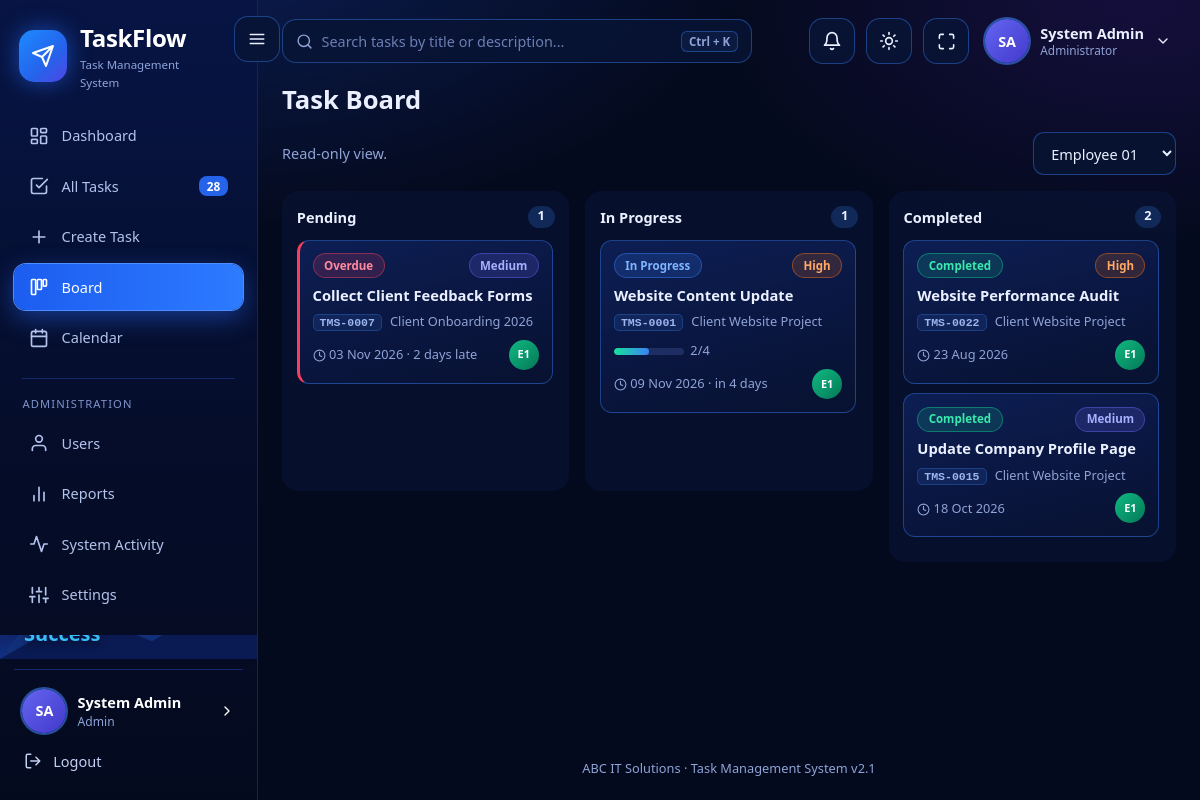
The app's page /tasks/board.php?emp=4 (signed in) with its own data.
### tables this page shows
CREATE TABLE users (
  id INT AUTO_INCREMENT PRIMARY KEY,
  full_name VARCHAR(150) NOT NULL,
  email VARCHAR(150) NOT NULL UNIQUE,
  password_hash VARCHAR(255) NOT NULL,
  role ENUM('admin','manager','employee') NOT NULL DEFAULT 'employee',
  phone VARCHAR(30) NULL,
  job_title VARCHAR(100) NULL,
  is_active TINYINT(1) NOT NULL DEFAULT 1,
  failed_logins TINYINT UNSIGNED NOT NULL DEFAULT 0,
  locked_until DATETIME NULL,
  last_login DATETIME NULL,
  created_at TIMESTAMP NOT NULL DEFAULT CURRENT_TIMESTAMP,
  INDEX idx_role (role)
);

CREATE TABLE tasks (
  id INT AUTO_INCREMENT PRIMARY KEY,
  title VARCHAR(200) NOT NULL,
  description TEXT NULL,
  project_id INT NULL,
  assigned_to INT NOT NULL,
  created_by INT NOT NULL,
  priority ENUM('Low','Medium','High','Urgent') NOT NULL DEFAULT 'Medium',
  status ENUM('Pending','In Progress','Completed') NOT NULL DEFAULT 'Pending',
  start_date DATE NOT NULL,
  deadline DATE NOT NULL,
  completed_at DATETIME NULL,
  created_at TIMESTAMP NOT NULL DEFAULT CURRENT_TIMESTAMP,
  updated_at TIMESTAMP NOT NULL DEFAULT CURRENT_TIMESTAMP ON UPDATE CURRENT_TIMESTAMP,
  FOREIGN KEY (project_id) REFERENCES projects(id) ON DELETE SET NULL,
  FOREIGN KEY (assigned_to) REFERENCES users(id),
  FOREIGN KEY (created_by) REFERENCES users(id),
  INDEX idx_assigned (assigned_to, status),
  INDEX idx_deadline (deadline),
  INDEX idx_status (status)
);

CREATE TABLE projects (
  id INT AUTO_INCREMENT PRIMARY KEY,
  name VARCHAR(200) NOT NULL,
  description TEXT NULL,
  created_by INT NOT NULL,
  created_at TIMESTAMP NOT NULL DEFAULT CURRENT_TIMESTAMP,
  FOREIGN KEY (created_by) REFERENCES users(id)
);

### config/database.php (called while the page is built, shortened)
<?php
class Database
{
    private static ?PDO $pdo = null;
    public static function getConnection(): PDO
    {
        if (self::$pdo === null) {
            try {
                self::$pdo = new PDO('mysql:host=' . self::HOST . ';dbname=' . self::NAME . ';charset=utf8mb4', self::USER, self::PASS, self::OPTIONS);
                self::$pdo->exec("SET time_zone = '" . DB_TIME_ZONE . "'");
            } catch (PDOException $e) {
                $base = defined('BASE_URL') ? BASE_URL : '';
                die('<h3>Database connection failed</h3><p>Start MySQL in XAMPP, then open <a href="' . htmlspecialchars($base) . '/install.php">install.php</a> to create the database.</p><pre>' . htmlspecialchars($e->getMessage()) . '</pre>');
            }
        }
        return self::$pdo;
    }
}

### tasks/board.php (the view, shortened to what this page needs)
<?php
require_once __DIR__ . '/../config/config.php';
$user = require_login();
$isEmp = $user['role'] === 'employee';
$w = ['1=1']; $p = [];
$empF = (int)($_GET['emp'] ?? 0); if ($empF && !$isEmp) { $w[] = 't.assigned_to = ?'; $p[] = $empF; }
$st = db()->prepare(TASK_SELECT . ' WHERE ' . implode(' AND ', $w) . " ORDER BY FIELD(t.priority,'Urgent','High','Medium','Low'), t.deadline LIMIT 300"); $st->execute($p);
$cols = array_fill_keys(STATUSES, []);
foreach ($st as $t) $cols[$t['status']][] = $t;
$emps = db()->query("SELECT id, full_name FROM users WHERE role='employee' ORDER BY full_name")->fetchAll();
$pageTitle = $isEmp ? 'My Board' : 'Task Board'; include __DIR__ . '/../includes/header.php';
?>
<div class="row between wrap" style="margin-bottom:1rem">
  <span class="muted"><?= $user['role'] === 'admin' ? 'Read-only view.' : ($isEmp ? 'Drag a task to the next column to update its status.' : 'Drag tasks between columns to change their status.') ?></span>
  <?php if (!$isEmp): ?><form method="get"><select name="emp" data-autosubmit><option value="">All employees</option><?php foreach ($emps as $em): ?><option value="<?= $em['id'] ?>" <?= $empF == $em['id'] ? 'selected' : '' ?>><?= e($em['full_name']) ?></option><?php endforeach; ?></select></form><?php endif; ?></div>
<div class="kboard" id="board" data-move="<?= e(url('tasks/move.php')) ?>">
<?php foreach ($cols as $status => $items): ?>
  <section class="kcol" data-status="<?= e($status) ?>"><div class="khead"><span><?= e($status) ?></span><span class="kcount"><?= count($items) ?></span></div><div class="kbody">
  <?php foreach ($items as $t): $allowed = allowed_statuses($user, $t); ?>
    <article class="kcard <?= effective_status($t) === 'Overdue' ? 'late' : '' ?>" data-id="<?= $t['id'] ?>" data-status="<?= e($t['status']) ?>" data-allowed="<?= e(implode('|', $allowed)) ?>" <?= $allowed ? 'draggable="true"' : '' ?>>
      <div class="row between"><?= status_badge($t) ?><?= badge($t['priority'], $t['priority']) ?></div>
      <h4><a href="<?= e(url('tasks/view.php?id=' . $t['id'])) ?>"><?= e($t['title']) ?></a></h4>
      <div class="muted small"><span class="code"><?= e(task_code($t['id'])) ?></span> <?= e($t['project_name'] ?? '') ?></div>
      <?php if ($t['ck_total']): ?><div style="margin-top:.4rem"><?= progress_bar((int)round($t['ck_done'] * 100 / $t['ck_total'])) ?><span class="small muted"><?= $t['ck_done'] ?>/<?= $t['ck_total'] ?></span></div><?php endif; ?>
      <div class="kfoot"><span class="small muted"><?= icon('clock', 13) ?> <?= e(fmt_date($t['deadline'])) ?><?= due_label($t) ? ' &middot; ' . e(due_label($t)) : '' ?></span><?= $isEmp ? '' : avatar($t['employee_name']) ?></div>
    </article>
  <?php endforeach; ?></div></section>
<?php endforeach; ?></div>
<?php include __DIR__ . '/../includes/footer.php'; ?>

### includes/header.php (shortened to what this page needs)
<?php
$user = $user ?? require_login();
$unread = unread_count($user['id']);
$nav = [
  'admin' => [['Overview', [['Dashboard','admin/dashboard.php','dashboard'],['All Tasks','tasks/index.php','tasks'],['Create Task','manager/task_form.php','plus'],['Board','tasks/board.php','board'],['Calendar','tasks/calendar.php','calendar']]],
              ['Administration', [['Users','admin/users.php','user'],['Reports','reports/index.php','chart'],['System Activity','admin/activity.php','activity'],['Settings','admin/settings.php','sliders']]]],
  'manager' => [['Overview', [['Dashboard','manager/dashboard.php','dashboard'],['Tasks','tasks/index.php','tasks'],['Board','tasks/board.php','board'],['Calendar','tasks/calendar.php','calendar']]],
                ['Manage', [['Create Task','manager/task_form.php','plus'],['Projects','manager/projects.php','folder'],['Reports','reports/index.php','chart']]]],
  'employee' => [['My Work', [['Dashboard','employee/dashboard.php','dashboard'],['My Tasks','tasks/index.php','tasks'],['My Board','tasks/board.php','board'],['Calendar','tasks/calendar.php','calendar'],['Task History','employee/history.php','clock']]]],
][$user['role']];
if ($user['role'] === 'employee') { $bc = db()->prepare("SELECT COUNT(*) FROM tasks WHERE assigned_to = ? AND status <> 'Completed'"); $bc->execute([$user['id']]); $navCount = (int)$bc->fetchColumn(); }
else $navCount = (int)db()->query('SELECT COUNT(*) FROM tasks')->fetchColumn();
$here = $_SERVER['SCRIPT_NAME'];
?><!DOCTYPE html>
<html lang="en" data-theme="dark"><head><meta charset="utf-8"><meta name="viewport" content="width=device-width, initial-scale=1">
<link rel="stylesheet" href="<?= e(url('assets/css/style.css')) ?>"></head>
<body>
<aside class="sidebar" id="sidebar">
  <a class="brand" href="<?= e(url(home_for($user['role']))) ?>"><span class="logo"><?= icon('send', 24) ?></span><span>TaskFlow<small>Task Management System</small></span></a>
  <nav><?php foreach ($nav as $gi => [$group, $items]): ?><?php if ($gi > 0): ?><div class="grp"><?= e($group) ?></div><?php endif; ?>
    <?php foreach ($items as [$label, $path, $ic]): ?><a href="<?= e(url($path)) ?>" class="<?= substr($here, -strlen($path)) === $path ? 'active' : '' ?>"><?= icon($ic, 20) ?><span><?= e($label) ?></span><?php if ($path === 'tasks/index.php'): ?><em class="cnt"><?= $navCount ?></em><?php endif; ?></a><?php endforeach; endforeach; ?></nav>
  <?= art_sidebar() ?>
  <div class="side-foot"><a href="<?= e(url('auth/profile.php')) ?>" class="me"><?= avatar($user['full_name'], 'lg') ?><span><b><?= e($user['full_name']) ?></b><small><?= e(ROLES[$user['role']]) ?></small></span><?= icon('right', 16) ?></a>
    <a class="logout" href="<?= e(url('auth/logout.php')) ?>"><?= icon('logout', 18) ?> Logout</a></div>
</aside>
<button id="menuBtn" class="icon-btn" type="button" aria-label="Toggle navigation" aria-controls="sidebar" aria-expanded="true" title="Toggle navigation"><?= icon('menu') ?></button>
<main class="main">
  <header class="topbar">
    <form class="search" action="<?= e(url('tasks/index.php')) ?>" method="get"><?= icon('search', 17) ?><input id="gsearch" name="q" placeholder="Search tasks by title or description..." aria-label="Search tasks"><kbd>Ctrl + K</kbd></form>
    <div class="tb-right">
      <a class="icon-btn bell" href="<?= e(url('notifications.php')) ?>" aria-label="Notifications"><?= icon('bell', 20) ?><?php if ($unread): ?><span class="dotn"><?= $unread > 9 ? '9+' : $unread ?></span><?php endif; ?></a>
      <button id="themeBtn" class="icon-btn" aria-label="Toggle light / dark mode" title="Light / dark mode"><?= icon('sun', 20) ?></button>
      <button id="fsBtn" class="icon-btn" aria-label="Full screen" title="Full screen"><?= icon('expand', 19) ?></button>
      <div class="usermenu" id="userMenu"><button class="um-btn" aria-haspopup="true"><?= avatar($user['full_name'], 'lg') ?><span><b><?= e($user['full_name']) ?></b><small><?= e($user['role'] === 'admin' ? 'Administrator' : ROLES[$user['role']]) ?></small></span><?= icon('down', 16) ?></button>
        </div>
    </div>
  </header>
  <div class="page-content">
  <?php if (!empty($greeting)): ?>
  <div class="greet"><span class="wave">&#128075;</span><div><small><?= e(greeting_word()) ?>,</small><h1><?= e($user['full_name']) ?> <?= icon('badge', 22) ?></h1><p><?= e($greeting) ?></p></div></div>
  <?php else: ?><h1 class="ptitle"><?= e($pageTitle ?? '') ?></h1><?php endif; ?>

### includes/functions.php (shortened to what this page needs)
<?php
function cut(string $s, int $start, ?int $len = null): string { return function_exists('mb_substr') ? mb_substr($s, $start, $len) : substr($s, $start, $len); }
function e($v): string { return htmlspecialchars((string)$v, ENT_QUOTES, 'UTF-8'); }
function url(string $p = ''): string { return BASE_URL . '/' . ltrim($p, '/'); }
function db(): PDO { return Database::getConnection(); }
function current_user(): ?array
{
    static $u = false;
    if ($u === false) {
        $u = null;
        if (!empty($_SESSION['uid'])) {
            $st = db()->prepare('SELECT id, full_name, email, phone, job_title, role, is_active FROM users WHERE id = ? AND is_active = 1');
            $st->execute([$_SESSION['uid']]);
            $u = $st->fetch() ?: null;
        }
    }
    return $u;
}
function home_for(string $role): string { return $role . '/dashboard.php'; }
function require_login(bool $json = false): array
{
    $u = current_user();
    return $u;
}
function task_code($id): string { return 'TMS-' . str_pad((string)$id, 4, '0', STR_PAD_LEFT); }
function effective_status(array $t): string
{
    return ($t['status'] !== 'Completed' && $t['deadline'] < date('Y-m-d')) ? 'Overdue' : $t['status'];
}
function due_label(array $t): string
{
    if ($t['status'] === 'Completed') return '';
    $d = (int)floor((strtotime($t['deadline']) - strtotime(date('Y-m-d'))) / 86400);
    if ($d < 0) return abs($d) . ' day' . (abs($d) > 1 ? 's' : '') . ' late';
    return $d === 0 ? 'due today' : "in $d day" . ($d > 1 ? 's' : '');
}
function allowed_statuses(array $actor, array $t): array
{
    return [];
}
function badge(string $text, string $kind): string
{
    return '<span class="badge b-' . e(strtolower(str_replace(' ', '-', $kind))) . '">' . e($text) . '</span>';
}
function status_badge(array $t): string { $s = effective_status($t); return badge($s, $s); }
function fmt_date(?string $d): string { return $d ? date('d M Y', strtotime($d)) : '-'; }
function avatar(string $name, string $cls = ''): string
{
    $parts = preg_split('/\s+/', trim($name));
    $second = $parts[1] ?? '';
    $ini = strtoupper(cut($parts[0], 0, 1) . ($second === '' ? '' : (ctype_digit($second) ? (ltrim($second, '0') ?: '0') : cut($second, 0, 1))));
    return '<span class="avatar a' . (crc32($name) % 6) . ' ' . $cls . '">' . e($ini) . '</span>';
}
function icon(string $n, int $s = 18): string
{
    return '<svg class="ic" width="' . $s . '" height="' . $s . '" viewBox="0 0 24 24" fill="none" stroke="currentColor" stroke-width="2" stroke-linecap="round" stroke-linejoin="round" aria-hidden="true">' . ($p[$n] ?? '') . '</svg>';
}
function progress_bar(int $pct, string $cls = ''): string
{
    return '<div class="bar ' . $cls . '" title="' . $pct . '%"><i style="width:' . max(0, min(100, $pct)) . '%"></i></div>';
}

### records on screen
users: full_name "SA SA", full_name "System Admin", role "Admin", role "Administrator", role "Task Board"
tasks: title "Collect Client Feedback Forms", id "TMS-0007", project.name "Client Onboarding 2026", $s 13 (drawn), deadline "03 Nov 2026", deadline "2 days late", assigned_to.full_name "E1"
tasks: status "In Progress High", title "Website Content Update", id "TMS-0001", project.name "Client Website Project", ck_done "2", ck_total "4", $s 13 (drawn), deadline "09 Nov 2026", deadline "in 4 days", assigned_to.full_name "E1"
tasks: status "Completed High", title "Website Performance Audit", id "TMS-0022", project.name "Client Website Project", $s 13 (drawn), deadline "23 Aug 2026", assigned_to.full_name "E1"
tasks: status "Completed Medium", title "Update Company Profile Page", id "TMS-0015", project.name "Client Website Project", $s 13 (drawn), deadline "18 Oct 2026", assigned_to.full_name "E1"

### other values on screen
$label "Dashboard"
$label "All Tasks"
$navCount "28"
$label "Create Task"
$label "Board"
$label "Calendar"
$group "ADMINISTRATION"
$label "Users"
$label "Reports"
$label "System Activity"
$label "Settings"
$status "Pending"
count($items) "1"
$status "In Progress"
$status "Completed"
